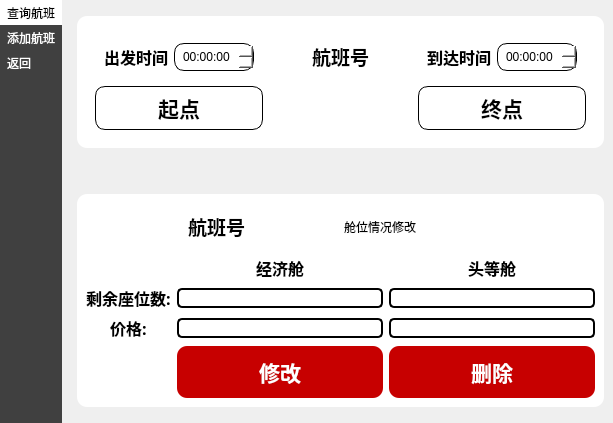
<?xml version="1.0" encoding="UTF-8"?>
<ui version="4.0">
 <class>managerAfterSearch</class>
 <widget class="QWidget" name="managerAfterSearch">
  <property name="geometry">
   <rect>
    <x>0</x>
    <y>0</y>
    <width>613</width>
    <height>423</height>
   </rect>
  </property>
  <property name="windowTitle">
   <string>Form</string>
  </property>
  <property name="styleSheet">
   <string notr="true"/>
  </property>
  <layout class="QHBoxLayout" name="horizontalLayout_5">
   <property name="leftMargin">
    <number>0</number>
   </property>
   <property name="topMargin">
    <number>0</number>
   </property>
   <property name="rightMargin">
    <number>0</number>
   </property>
   <property name="bottomMargin">
    <number>0</number>
   </property>
   <item>
    <widget class="QWidget" name="widget" native="true">
     <property name="styleSheet">
      <string notr="true">background-color: rgb(64, 64, 64);</string>
     </property>
     <layout class="QVBoxLayout" name="verticalLayout">
      <property name="spacing">
       <number>0</number>
      </property>
      <property name="leftMargin">
       <number>0</number>
      </property>
      <property name="topMargin">
       <number>0</number>
      </property>
      <property name="rightMargin">
       <number>0</number>
      </property>
      <property name="bottomMargin">
       <number>0</number>
      </property>
      <item>
       <widget class="QToolButton" name="pushButton">
        <property name="styleSheet">
         <string notr="true">background-color: rgb(255, 255, 255);
font: 700 16pt &quot;黑体&quot;;
color: rgb(0, 0, 0);</string>
        </property>
        <property name="text">
         <string>查询航班</string>
        </property>
        <property name="autoRaise">
         <bool>true</bool>
        </property>
       </widget>
      </item>
      <item>
       <widget class="QToolButton" name="toAddFlight_ui">
        <property name="cursor">
         <cursorShape>PointingHandCursor</cursorShape>
        </property>
        <property name="styleSheet">
         <string notr="true">background-color: rgb(64, 64, 64);
font: 700 16pt &quot;黑体&quot;;
color: rgb(255, 255, 255);</string>
        </property>
        <property name="text">
         <string>添加航班</string>
        </property>
        <property name="autoRaise">
         <bool>true</bool>
        </property>
       </widget>
      </item>
      <item>
       <widget class="QToolButton" name="returnSearch_ui_pushButton">
        <property name="cursor">
         <cursorShape>PointingHandCursor</cursorShape>
        </property>
        <property name="styleSheet">
         <string notr="true">background-color: rgb(64, 64, 64);
font: 700 16pt &quot;黑体&quot;;
color: rgb(255, 255, 255);
</string>
        </property>
        <property name="text">
         <string>返回</string>
        </property>
        <property name="autoRaise">
         <bool>true</bool>
        </property>
       </widget>
      </item>
      <item>
       <spacer name="verticalSpacer">
        <property name="orientation">
         <enum>Qt::Orientation::Vertical</enum>
        </property>
        <property name="sizeHint" stdset="0">
         <size>
          <width>20</width>
          <height>40</height>
         </size>
        </property>
       </spacer>
      </item>
     </layout>
    </widget>
   </item>
   <item>
    <widget class="QWidget" name="widget_10" native="true">
     <property name="styleSheet">
      <string notr="true">color: rgb(0, 0, 0);</string>
     </property>
     <layout class="QVBoxLayout" name="verticalLayout_6">
      <item>
       <spacer name="verticalSpacer_2">
        <property name="orientation">
         <enum>Qt::Orientation::Vertical</enum>
        </property>
        <property name="sizeHint" stdset="0">
         <size>
          <width>20</width>
          <height>40</height>
         </size>
        </property>
       </spacer>
      </item>
      <item>
       <widget class="QWidget" name="widget_2" native="true">
        <property name="styleSheet">
         <string notr="true">background-color: rgb(255, 255, 255);
border: none;
border-radius: 10px;
</string>
        </property>
        <layout class="QHBoxLayout" name="horizontalLayout_3">
         <item>
          <widget class="QWidget" name="widget_4" native="true">
           <layout class="QVBoxLayout" name="verticalLayout_4">
            <item>
             <widget class="QWidget" name="widget_3" native="true">
              <layout class="QHBoxLayout" name="horizontalLayout">
               <item>
                <widget class="QLabel" name="label">
                 <property name="font">
                  <font>
                   <family>黑体</family>
                   <pointsize>12</pointsize>
                   <italic>false</italic>
                   <bold>true</bold>
                  </font>
                 </property>
                 <property name="styleSheet">
                  <string notr="true">font: 700 12pt &quot;黑体&quot;;</string>
                 </property>
                 <property name="text">
                  <string>出发时间</string>
                 </property>
                 <property name="alignment">
                  <set>Qt::AlignmentFlag::AlignCenter</set>
                 </property>
                </widget>
               </item>
               <item>
                <widget class="QTimeEdit" name="flightStart_timeEdit">
                 <property name="styleSheet">
                  <string notr="true"> border: 1px  solid black; padding :5px;</string>
                 </property>
                 <property name="alignment">
                  <set>Qt::AlignmentFlag::AlignCenter</set>
                 </property>
                </widget>
               </item>
              </layout>
             </widget>
            </item>
            <item>
             <widget class="QLabel" name="start_label">
              <property name="font">
               <font>
                <family>黑体</family>
                <pointsize>16</pointsize>
                <italic>false</italic>
                <bold>true</bold>
               </font>
              </property>
              <property name="styleSheet">
               <string notr="true">font: 700 16pt &quot;黑体&quot;;
color: rgb(0, 0, 0);
 border: 1px  solid black; padding: 5px;</string>
              </property>
              <property name="text">
               <string>起点</string>
              </property>
              <property name="alignment">
               <set>Qt::AlignmentFlag::AlignCenter</set>
              </property>
             </widget>
            </item>
           </layout>
          </widget>
         </item>
         <item>
          <widget class="QWidget" name="widget_5" native="true">
           <layout class="QVBoxLayout" name="verticalLayout_2">
            <item>
             <widget class="QLabel" name="flightNumber_label">
              <property name="font">
               <font>
                <family>黑体</family>
                <pointsize>14</pointsize>
                <italic>false</italic>
                <bold>true</bold>
               </font>
              </property>
              <property name="styleSheet">
               <string notr="true">font: 700 14pt &quot;黑体&quot;;
color: rgb(0, 0, 0);</string>
              </property>
              <property name="text">
               <string>航班号</string>
              </property>
              <property name="alignment">
               <set>Qt::AlignmentFlag::AlignCenter</set>
              </property>
             </widget>
            </item>
            <item>
             <widget class="QLabel" name="label_8">
              <property name="sizePolicy">
               <sizepolicy hsizetype="Preferred" vsizetype="Preferred">
                <horstretch>0</horstretch>
                <verstretch>0</verstretch>
               </sizepolicy>
              </property>
              <property name="text">
               <string/>
              </property>
              <property name="pixmap">
               <pixmap>:/img/to.png</pixmap>
              </property>
              <property name="scaledContents">
               <bool>true</bool>
              </property>
             </widget>
            </item>
           </layout>
          </widget>
         </item>
         <item>
          <widget class="QWidget" name="widget_6" native="true">
           <layout class="QVBoxLayout" name="verticalLayout_3">
            <item>
             <widget class="QWidget" name="widget_7" native="true">
              <layout class="QHBoxLayout" name="horizontalLayout_2">
               <item>
                <widget class="QLabel" name="label_2">
                 <property name="font">
                  <font>
                   <family>黑体</family>
                   <pointsize>12</pointsize>
                   <italic>false</italic>
                   <bold>true</bold>
                  </font>
                 </property>
                 <property name="styleSheet">
                  <string notr="true">font: 700 12pt &quot;黑体&quot;;</string>
                 </property>
                 <property name="text">
                  <string>到达时间</string>
                 </property>
                 <property name="alignment">
                  <set>Qt::AlignmentFlag::AlignCenter</set>
                 </property>
                </widget>
               </item>
               <item>
                <widget class="QTimeEdit" name="flightEnd_timeEdit">
                 <property name="styleSheet">
                  <string notr="true"> border: 1px  solid black;padding :5px;</string>
                 </property>
                 <property name="alignment">
                  <set>Qt::AlignmentFlag::AlignCenter</set>
                 </property>
                </widget>
               </item>
              </layout>
             </widget>
            </item>
            <item>
             <widget class="QLabel" name="end_label">
              <property name="font">
               <font>
                <family>黑体</family>
                <pointsize>16</pointsize>
                <italic>false</italic>
                <bold>true</bold>
               </font>
              </property>
              <property name="styleSheet">
               <string notr="true">font: 700 16pt &quot;黑体&quot;;
color: rgb(0, 0, 0);
 border: 1px  solid black; padding: 5px;</string>
              </property>
              <property name="text">
               <string>终点</string>
              </property>
              <property name="alignment">
               <set>Qt::AlignmentFlag::AlignCenter</set>
              </property>
             </widget>
            </item>
           </layout>
          </widget>
         </item>
        </layout>
       </widget>
      </item>
      <item>
       <spacer name="verticalSpacer_3">
        <property name="orientation">
         <enum>Qt::Orientation::Vertical</enum>
        </property>
        <property name="sizeType">
         <enum>QSizePolicy::Policy::Fixed</enum>
        </property>
        <property name="sizeHint" stdset="0">
         <size>
          <width>20</width>
          <height>40</height>
         </size>
        </property>
       </spacer>
      </item>
      <item>
       <widget class="QWidget" name="widget_9" native="true">
        <property name="styleSheet">
         <string notr="true">background-color: rgb(255, 255, 255);
border: none;
border-radius: 10px;
</string>
        </property>
        <layout class="QVBoxLayout" name="verticalLayout_5">
         <item>
          <widget class="QWidget" name="widget_8" native="true">
           <layout class="QHBoxLayout" name="horizontalLayout_4">
            <item>
             <widget class="QLabel" name="flightNumber_label_2">
              <property name="font">
               <font>
                <family>黑体</family>
                <pointsize>14</pointsize>
                <italic>false</italic>
                <bold>true</bold>
               </font>
              </property>
              <property name="styleSheet">
               <string notr="true">font: 700 14pt &quot;黑体&quot;;
color: rgb(0, 0, 0);</string>
              </property>
              <property name="text">
               <string>航班号</string>
              </property>
              <property name="alignment">
               <set>Qt::AlignmentFlag::AlignCenter</set>
              </property>
             </widget>
            </item>
            <item>
             <widget class="QLabel" name="label_6">
              <property name="styleSheet">
               <string notr="true">font: 700 12pt &quot;黑体&quot;;</string>
              </property>
              <property name="text">
               <string>舱位情况修改</string>
              </property>
             </widget>
            </item>
           </layout>
          </widget>
         </item>
         <item>
          <layout class="QGridLayout" name="gridLayout">
           <item row="3" column="1">
            <widget class="QLineEdit" name="chearMoney_lineEdit">
             <property name="styleSheet">
              <string notr="true">border: 2px solid black; border-radius: 5px;</string>
             </property>
             <property name="alignment">
              <set>Qt::AlignmentFlag::AlignCenter</set>
             </property>
            </widget>
           </item>
           <item row="3" column="2">
            <widget class="QLineEdit" name="expensiveMoney_lineEdit">
             <property name="styleSheet">
              <string notr="true">border: 2px solid black; border-radius: 5px;</string>
             </property>
             <property name="alignment">
              <set>Qt::AlignmentFlag::AlignCenter</set>
             </property>
            </widget>
           </item>
           <item row="2" column="1">
            <widget class="QLineEdit" name="cheapSeat_lineEdit">
             <property name="styleSheet">
              <string notr="true">border: 2px solid black; border-radius: 5px;</string>
             </property>
             <property name="alignment">
              <set>Qt::AlignmentFlag::AlignCenter</set>
             </property>
            </widget>
           </item>
           <item row="3" column="0">
            <widget class="QLabel" name="label_7">
             <property name="font">
              <font>
               <family>黑体</family>
               <pointsize>12</pointsize>
               <italic>false</italic>
               <bold>true</bold>
              </font>
             </property>
             <property name="styleSheet">
              <string notr="true">font: 700 12pt &quot;黑体&quot;;</string>
             </property>
             <property name="text">
              <string>价格:</string>
             </property>
             <property name="alignment">
              <set>Qt::AlignmentFlag::AlignCenter</set>
             </property>
            </widget>
           </item>
           <item row="0" column="2">
            <widget class="QLabel" name="label_4">
             <property name="font">
              <font>
               <family>黑体</family>
               <pointsize>12</pointsize>
               <italic>false</italic>
               <bold>true</bold>
              </font>
             </property>
             <property name="styleSheet">
              <string notr="true">font: 700 12pt &quot;黑体&quot;;</string>
             </property>
             <property name="text">
              <string>头等舱</string>
             </property>
             <property name="alignment">
              <set>Qt::AlignmentFlag::AlignCenter</set>
             </property>
            </widget>
           </item>
           <item row="2" column="0">
            <widget class="QLabel" name="label_5">
             <property name="font">
              <font>
               <family>黑体</family>
               <pointsize>12</pointsize>
               <italic>false</italic>
               <bold>true</bold>
              </font>
             </property>
             <property name="styleSheet">
              <string notr="true">font: 700 12pt &quot;黑体&quot;;</string>
             </property>
             <property name="text">
              <string>剩余座位数:</string>
             </property>
             <property name="alignment">
              <set>Qt::AlignmentFlag::AlignCenter</set>
             </property>
            </widget>
           </item>
           <item row="2" column="2">
            <widget class="QLineEdit" name="expensiveSeat_lineEdit">
             <property name="styleSheet">
              <string notr="true">border: 2px solid black; border-radius: 5px;</string>
             </property>
             <property name="alignment">
              <set>Qt::AlignmentFlag::AlignCenter</set>
             </property>
            </widget>
           </item>
           <item row="0" column="1">
            <widget class="QLabel" name="label_3">
             <property name="font">
              <font>
               <family>黑体</family>
               <pointsize>12</pointsize>
               <italic>false</italic>
               <bold>true</bold>
              </font>
             </property>
             <property name="styleSheet">
              <string notr="true">font: 700 12pt &quot;黑体&quot;;</string>
             </property>
             <property name="text">
              <string>经济舱</string>
             </property>
             <property name="alignment">
              <set>Qt::AlignmentFlag::AlignCenter</set>
             </property>
            </widget>
           </item>
           <item row="4" column="1">
            <widget class="QPushButton" name="flightAlter_pushButton">
             <property name="font">
              <font>
               <family>黑体</family>
               <pointsize>16</pointsize>
               <italic>false</italic>
               <bold>true</bold>
              </font>
             </property>
             <property name="cursor">
              <cursorShape>PointingHandCursor</cursorShape>
             </property>
             <property name="styleSheet">
              <string notr="true">background-color: rgb(199, 0, 0);
font: 700 16pt &quot;黑体&quot;;
color: rgb(255, 255, 255);
border: none;
border-radius: 10px;
padding: 10px;</string>
             </property>
             <property name="text">
              <string>修改</string>
             </property>
            </widget>
           </item>
           <item row="4" column="2">
            <widget class="QPushButton" name="flightDelete_pushButton">
             <property name="font">
              <font>
               <family>黑体</family>
               <pointsize>16</pointsize>
               <italic>false</italic>
               <bold>true</bold>
              </font>
             </property>
             <property name="cursor">
              <cursorShape>PointingHandCursor</cursorShape>
             </property>
             <property name="styleSheet">
              <string notr="true">background-color: rgb(199, 0, 0);
font: 700 16pt &quot;黑体&quot;;
color: rgb(255, 255, 255);
border: none;
border-radius: 10px;
padding: 10px;</string>
             </property>
             <property name="text">
              <string>删除</string>
             </property>
            </widget>
           </item>
          </layout>
         </item>
        </layout>
       </widget>
      </item>
      <item>
       <spacer name="verticalSpacer_4">
        <property name="orientation">
         <enum>Qt::Orientation::Vertical</enum>
        </property>
        <property name="sizeHint" stdset="0">
         <size>
          <width>20</width>
          <height>40</height>
         </size>
        </property>
       </spacer>
      </item>
     </layout>
    </widget>
   </item>
  </layout>
 </widget>
 <resources/>
 <connections/>
</ui>
